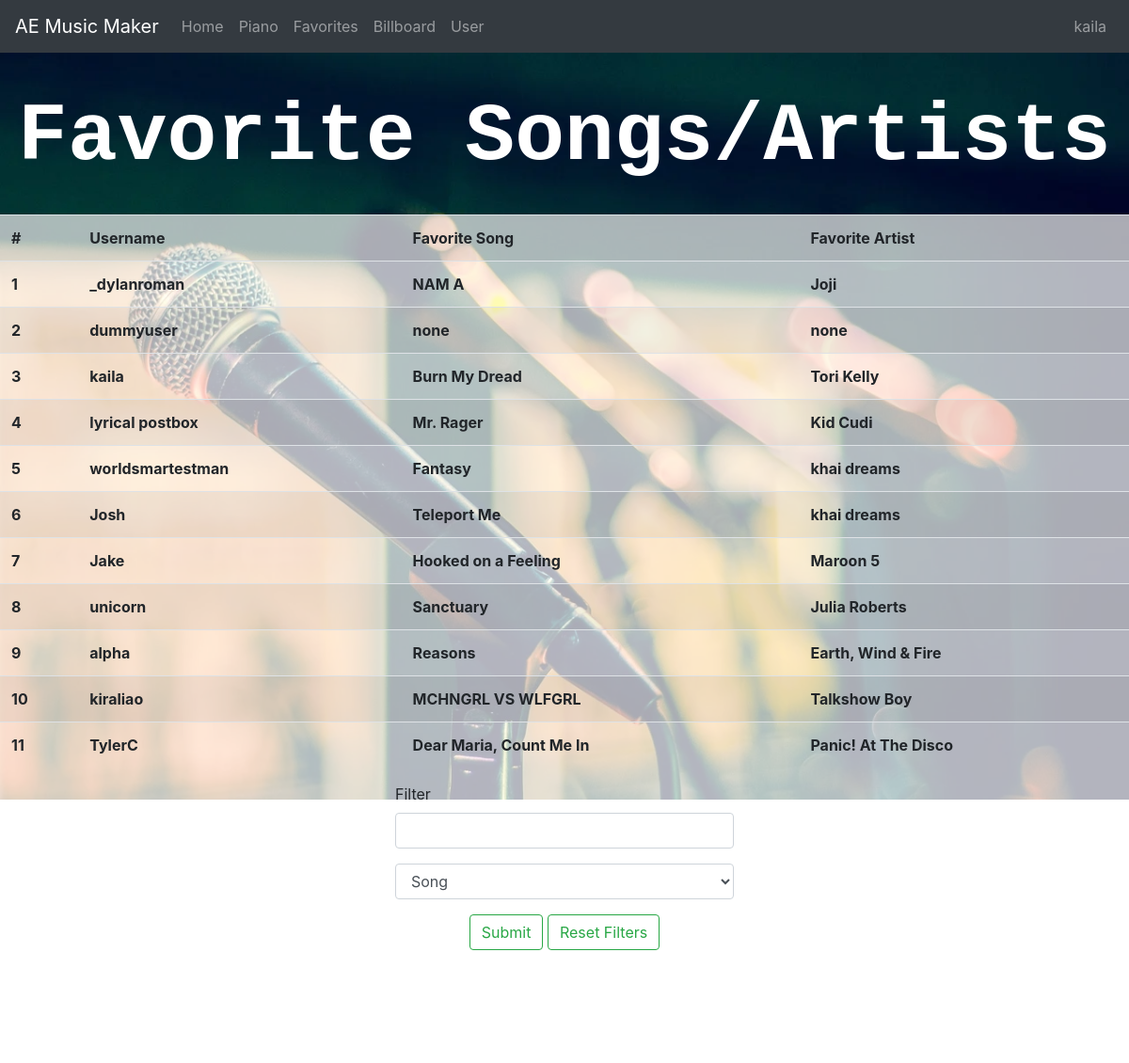
Page /favorites (signed in) on the committed database.
### bulkofproject/models.py (models this page shows, shortened)
class maindb(db.Model):
    id = db.Column(db.Integer, primary_key = True)
    username = db.Column(db.String(15), unique = True, nullable = False)
    password = db.Column(db.String, nullable = False)
    song = db.Column(db.String)
    artist = db.Column(db.String)

### bulkofproject/routes.py (the view)
@app.route('/favorites', methods = ["GET", "POST"])
def favorites():
    if 'user' in session:
        if request.method == "POST":
            key = 'key'
            dbdict = dbquery(key)
            category = str(request.form['category'])
            filter = str(request.form['filter'])
            filtered = dbfilter(dbdict, key, category, filter)
            output = filtered[key]
            user = session['user']
            return render_template('favorites.html',user = user, insession = True, output = output)
        else:
            key = 'entry'
            dbdict = dbquery(key)
            output = dbdict[key]
            user = session['user']
            return render_template('favorites.html', user = user, insession = True, output = output)
    else:
        flash("Log in to access this function")
        return redirect(url_for('login'))

### bulkofproject/filter.py (called while the page is built)
def query(key):
    list = []
    dbdict = maindb.query.all()
    for entry in dbdict:
        entry = {'user':entry.username, 'song':entry.song, 'artist':entry.artist}
        list.append(entry)
    dictionary = {key:list}
    return dictionary

### bulkofproject/templates/favorites.html (shortened to what this page needs)
<!DOCTYPE html>
<html lang="en">
<head>
    <link rel="stylesheet" href = "https://stackpath.bootstrapcdn.com/bootstrap/4.5.2/css/bootstrap.min.css">
</head>
<body>
{% extends "base.html" %}
{% block content %}
<div class="image">
    <p class="title">Favorite Songs/Artists</p>
    <div class="grid">
    <table class="table table-striped">
        <tr>
            <th>#</th>
            <th>Username</th>
            <th>Favorite Song</th>
            <th>Favorite Artist</th>
        </tr>
        {% for entry in output %}
        <tr>
            <th>{{ (output.index(entry) + 1) }}</th>
            <th>{{ entry['user'] }}</th>
            <th>{{ entry['song'] }}</th>
            <th>{{ entry['artist'] }}</th>
        </tr>
        {% endfor %}
    </table>
    <form action="#" method = "post" class="ff">
        <div class="form-group">
            <label for="filter">Filter</label>
            <input type="text" name="filter" id="filter" class="form-control">
        </div>
        <div class="form-group">
            <select name="category" id="category" class="form-control">
                <option value="song">Song</option>
            </select>
        </div>
        <div class="text-center">
            <button type="submit" class="btn btn-outline-success">Submit</button>
            <a href="/favorites">
                <button type="button" class="btn btn-outline-success">Reset Filters</button>
            </a>
        </div>
    </form>
    </div>
</div>
{% endblock %}

### bulkofproject/templates/base.html (shortened to what this page needs)
<!DOCTYPE html>
<html lang="en">
<head>
    <link rel="stylesheet" href = "https://stackpath.bootstrapcdn.com/bootstrap/4.5.2/css/bootstrap.min.css">
</head>
<body>
    <nav class = "navbar navbar-expand navbar-dark bg-dark">
        <ul class = "navbar.content navbar-nav mr-auto">
            <a href = "/references" class = "navbar-brand">AE Music Maker</a>
            <a href = "/" class = "nav-link">Home</a>
            <li class = "nav-item">
                <a href = "/piano" class = "nav-link">Piano</a>
            </li>
            <li class = "nav-item">
                <a href = "/favorites" class = "nav-link">Favorites</a>
            </li>
            <li class = "nav-item">
                <a href = "/billboard" class = "nav-link">Billboard</a>
            </li>
            {% if insession == True %}
            <li class = "nav-item">
                <a href = "/user" class = "nav-link">User</a>
            </li>
            {% endif %}
        </ul>
        {% if insession == True %}
        <li class = "navbar.content navbar-nav">
            <a href = "/user" class = "nav-link">{{ user }}</a>
        </li>
        {% endif %}
    </nav>
{% block content %}{% endblock %}
</body>
</html>

### rows in the picture
maindb: username "kaila", (output.index(entry)+1) "3", user "kaila", song "Burn My Dread", artist "Tori Kelly"
maindb: (output.index(entry)+1) "1", user "_dylanroman", song "NAM A", artist "Joji"
maindb: (output.index(entry)+1) "2", user "dummyuser", song "none", artist "none"
maindb: (output.index(entry)+1) "4", user "lyrical postbox", song "Mr. Rager", artist "Kid Cudi"
maindb: (output.index(entry)+1) "5", user "worldsmartestman", song "Fantasy", artist "khai dreams"
maindb: (output.index(entry)+1) "6", user "Josh", song "Teleport Me", artist "khai dreams"
maindb: (output.index(entry)+1) "7", user "Jake", song "Hooked on a Feeling", artist "Maroon 5"
maindb: (output.index(entry)+1) "8", user "unicorn", song "Sanctuary", artist "Julia Roberts"
maindb: (output.index(entry)+1) "9", user "alpha", song "Reasons", artist "Earth, Wind & Fire"
maindb: (output.index(entry)+1) "10", user "kiraliao", song "MCHNGRL VS WLFGRL", artist "Talkshow Boy"
maindb: (output.index(entry)+1) "11", user "TylerC", song "Dear Maria, Count Me In", artist "Panic! At The Disco"
